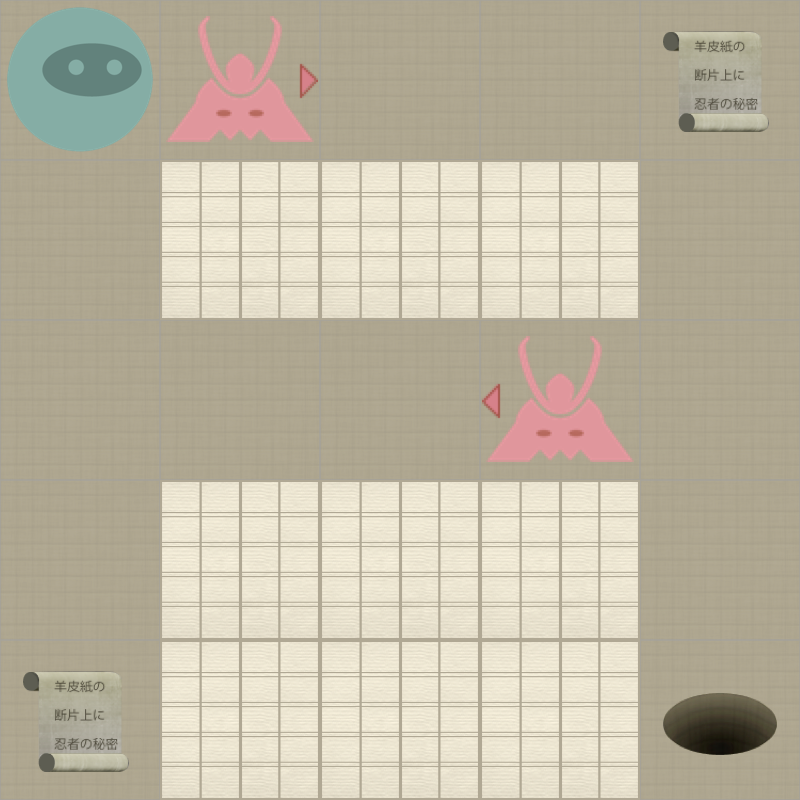

A 2D game scene composited from a Tiled map and its tileset images. What follows is a short description and the map's XML, with each tile layer's data collapsed to a summary:
An orthogonal 5x5 tile map with 160x160 px tiles, 2 tile layers (Level, Actors).

<map version="1.0" orientation="orthogonal" width="5" height="5" tilewidth="160" tileheight="160">
 <properties>
  <property name="moves" value="10" />
 </properties>
 <tileset firstgid="1" name="tiles" tilewidth="160" tileheight="160" spacing="2" margin="2">
  <image source="tiles-ipadhd.png" width="1024" height="1024" />
  <tile id="0">
   <properties>
    <property name="actor" value="exit" />
   </properties>
  </tile>
  <tile id="2">
   <properties>
    <property name="actor" value="guard" />
    <property name="direction" value="down" />
   </properties>
  </tile>
  <tile id="3">
   <properties>
    <property name="actor" value="guard" />
    <property name="direction" value="left" />
   </properties>
  </tile>
  <tile id="4">
   <properties>
    <property name="actor" value="guard" />
    <property name="direction" value="right" />
   </properties>
  </tile>
  <tile id="5">
   <properties>
    <property name="actor" value="guard" />
    <property name="direction" value="up" />
   </properties>
  </tile>
  <tile id="7">
   <properties>
    <property name="actor" value="player" />
   </properties>
  </tile>
  <tile id="8">
   <properties>
    <property name="actor" value="scroll" />
   </properties>
  </tile>
  <tile id="9">
   <properties>
    <property name="wall" value="1" />
   </properties>
  </tile>
 </tileset>
 <layer name="Level" width="5" height="5">
  <data>[25 cells, 25 non-empty, 2 distinct tile ids]</data>
 </layer>
 <layer name="Actors" width="5" height="5">
  <data>[25 cells, 6 non-empty, 5 distinct tile ids]</data>
 </layer>
</map>
